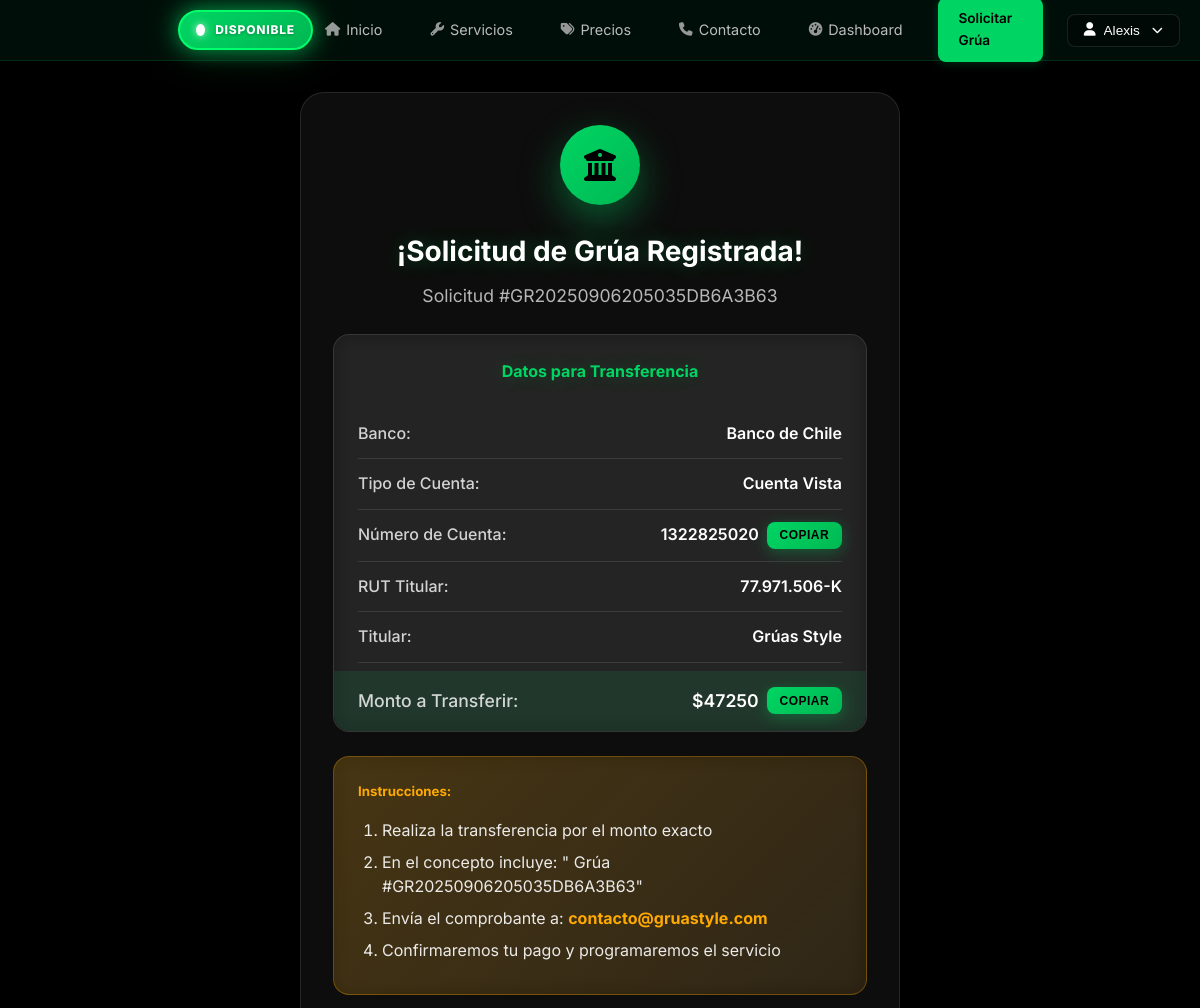
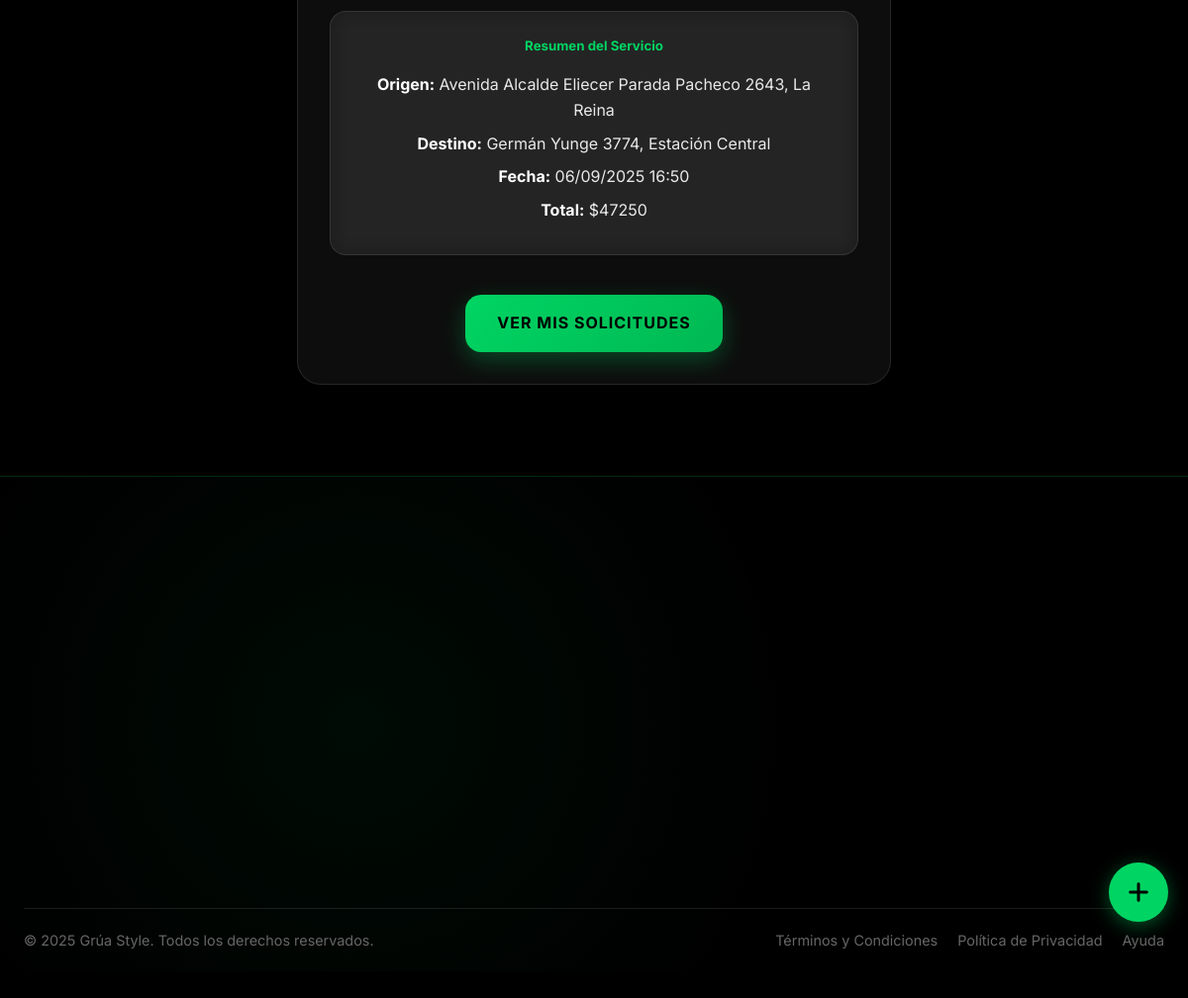
Screenshot of /confirmacion-transferencia/177/ (signed in) with the database file from the repository (2 pictures, top to bottom).
### grua_app/models.py (models this page shows, shortened)
class SolicitudServicio(models.Model):
    ESTADO_CHOICES = [
        ('pendiente', 'Pendiente'),
        ('confirmada', 'Confirmada'),
        ('en_proceso', 'En Proceso'),
        ('completada', 'Completada'),
        ('cancelada', 'Cancelada'),
        ('pendiente_pago', 'Pendiente de Pago'),
        ('pendiente_confirmacion', 'Pendiente de Confirmación'),
        ('procesando_pago', 'Procesando Pago'),
        ('pago_rechazado', 'Pago Rechazado'),
    ]
    METODO_PAGO_CHOICES = [
        ('efectivo', 'Efectivo'),
        ('transferencia', 'Transferencia Bancaria'),
        ('mercadopago_card', 'Tarjeta (Mercado Pago)'),
        ('mercadopago_transfer', 'Transferencia (Mercado Pago)'),
    ]
    TIPO_SERVICIO_CHOICES = [
        ('grua', 'Servicio de Grúa'),
        ('asistencia', 'Asistencia Mecánica'),
        ('bateria', 'Carga de Batería'),
    ]
    cliente = models.ForeignKey(User, on_delete=models.CASCADE)
    numero_orden = models.CharField(max_length=30, unique=True, blank=True)
    direccion_origen = models.CharField(max_length=255)
    direccion_destino = models.CharField(max_length=255)
    fecha_servicio = models.DateTimeField()
    descripcion_problema = models.TextField()
    distancia_km = models.DecimalField(
        max_digits=6, decimal_places=2, null=True, blank=True)
    estado = models.CharField(
        max_length=25, choices=ESTADO_CHOICES, default='pendiente')
    fecha_solicitud = models.DateTimeField(auto_now_add=True)
    fecha_actualizacion = models.DateTimeField(auto_now=True)
    metodo_pago = models.CharField(
        max_length=30, choices=METODO_PAGO_CHOICES, null=True, blank=True)
    costo_total = models.DecimalField(
        max_digits=10, decimal_places=2, null=True, blank=True)
    tarifa_base_aplicada = models.IntegerField(default=30000, help_text="Tarifa base aplicada al momento de la solicitud")
    tarifa_km_aplicada = models.IntegerField(default=1500, help_text="Tarifa por km aplicada al momento de la solicitud")
    pagado = models.BooleanField(default=False)
    tipo_vehiculo = models.CharField(max_length=50, null=True, blank=True)
    marca_vehiculo = models.CharField(max_length=50, null=True, blank=True)
    modelo_vehiculo = models.CharField(max_length=50, null=True, blank=True)
    placa_vehiculo = models.CharField(max_length=15, null=True, blank=True)
    tipo_servicio_categoria = models.CharField(
        max_length=20,
        choices=TIPO_SERVICIO_CHOICES,
        default='grua',
        help_text="Tipo de servicio solicitado"
    )
    class Meta:
        verbose_name = 'Solicitud de Servicio'
        verbose_name_plural = 'Solicitudes de Servicio'
        ordering = ['-fecha_solicitud']

### grua_app/views.py (the view)
@login_required
def confirmacion_transferencia(request, solicitud_id):
    try:
        from .models import Cliente
        solicitud = get_object_or_404(SolicitudServicio, id=solicitud_id, cliente=request.user)
        solicitud = formatear_fechas_solicitud(solicitud)
    except:
        solicitud = get_object_or_404(SolicitudServicio, id=solicitud_id)
    datos_bancarios = {
        'banco': 'Banco de Chile',
        'tipo_cuenta': 'Cuenta Vista',
        'numero_cuenta': '1322825020',
        'rut_titular': '77.971.506-K',
        'nombre_titular': 'Grúas Style',
        'email_confirmacion': 'contacto@gruastyle.com'
    }
    context = {
        'solicitud': solicitud,
        'datos_bancarios': datos_bancarios,
    }
    return render(request, 'grua_app/confirmacion_transferencia.html', context)

### templates/grua_app/confirmacion_transferencia.html (shortened to what this page needs)
{% extends 'grua_app/base.html' %}
{% block content %}
<div class="confirmation-container">
    <div class="success-icon">
        <i class="fas fa-university"></i>
    </div>
    <div class="text-center mb-4">
        <h2 class="h3 mb-2">
        {% if solicitud.tipo_servicio_categoria == 'asistencia' %}
            ¡Asistencia Mecánica Registrada!
        {% elif solicitud.tipo_servicio_categoria == 'bateria' %}
            ¡Servicio de Batería Registrado!
        {% else %}
            ¡Solicitud de Grúa Registrada!
        {% endif %}
    </h2>
            <p class="text-muted">Solicitud #{{ solicitud.numero_orden }}</p>
    </div>
    <div class="bank-details">
        <h4 class="mb-3">Datos para Transferencia</h4>
        <div class="bank-row">
            <span class="bank-label">Banco:</span>
            <span class="bank-value">{{ datos_bancarios.banco }}</span>
        </div>
        <div class="bank-row">
            <span class="bank-label">Tipo de Cuenta:</span>
            <span class="bank-value">{{ datos_bancarios.tipo_cuenta }}</span>
        </div>
        <div class="bank-row">
            <span class="bank-label">Número de Cuenta:</span>
            <span class="bank-value">
                {{ datos_bancarios.numero_cuenta }}
                <button class="copy-btn" onclick="copyToClipboard('{{ datos_bancarios.numero_cuenta }}')">Copiar</button>
            </span>
        </div>
        <div class="bank-row">
            <span class="bank-label">RUT Titular:</span>
            <span class="bank-value">{{ datos_bancarios.rut_titular }}</span>
        </div>
        <div class="bank-row">
            <span class="bank-label">Titular:</span>
            <span class="bank-value">{{ datos_bancarios.nombre_titular }}</span>
        </div>
        <div class="bank-row">
            <span class="bank-label">Monto a Transferir:</span>
            <span class="bank-value">
                ${{ solicitud.costo_total|floatformat:0 }}
                <button class="copy-btn" onclick="copyToClipboard('{{ solicitud.costo_total|floatformat:0 }}')">Copiar</button>
            </span>
        </div>
    </div>
    <div class="instructions">
        <h5>Instrucciones:</h5>
        <ol>
            <li>Realiza la transferencia por el monto exacto</li>
            <li>En el concepto incluye: "
            {% if solicitud.tipo_servicio_categoria == 'asistencia' %}
                Asistencia #{{ solicitud.numero_orden }}"
            {% elif solicitud.tipo_servicio_categoria == 'bateria' %}
                Batería #{{ solicitud.numero_orden }}"
            {% else %}
                Grúa #{{ solicitud.numero_orden }}"
            {% endif %}
        </li>
            <li>Envía el comprobante a: <strong>{{ datos_bancarios.email_confirmacion }}</strong></li>
            <li>Confirmaremos tu pago y programaremos el servicio</li>
        </ol>
    </div>
    <div class="service-summary text-center">
        <h5>Resumen del Servicio</h5>
        <p><strong>Origen:</strong> {{ solicitud.direccion_origen }}</p>
        <p><strong>Destino:</strong> {{ solicitud.direccion_destino }}</p>
        <p><strong>Fecha:</strong> {{ solicitud.fecha_servicio_formateada }}</p>
        <p><strong>Total:</strong> ${{ solicitud.costo_total|floatformat:0 }}</p>
    </div>
    <div class="text-center">
        <a href="{% url 'dashboard' %}" class="btn-dashboard">
            {% if solicitud.tipo_servicio_categoria == 'asistencia' %}
            Ver mis Asistencias
        {% elif solicitud.tipo_servicio_categoria == 'bateria' %}
            Ver mis Servicios
        {% else %}
            Ver mis Solicitudes
        {% endif %}
        </a>
    </div>
</div>
{% endblock %}

### templates/grua_app/base.html (shortened to what this page needs)
<!DOCTYPE html>
<html lang="es">
<head>
    <meta property="og:image" content="{% load static %}{% static 'images/og-image.jpg' %}">
    <link rel="manifest" href="{% load static %}{% static 'manifest.json' %}">
    <link rel="apple-touch-icon" sizes="180x180" href="{% load static %}{% static 'images/icons/apple-touch-icon-180x180.png' %}">
    <link rel="apple-touch-icon" sizes="152x152" href="{% load static %}{% static 'images/icons/apple-touch-icon-152x152.png' %}">
    <link rel="apple-touch-icon" sizes="144x144" href="{% load static %}{% static 'images/icons/apple-touch-icon-144x144.png' %}">
    <link rel="apple-touch-icon" sizes="120x120" href="{% load static %}{% static 'images/icons/apple-touch-icon-120x120.png' %}">
    <link rel="apple-touch-icon" sizes="114x114" href="{% load static %}{% static 'images/icons/apple-touch-icon-114x114.png' %}">
    <link rel="apple-touch-icon" sizes="76x76" href="{% load static %}{% static 'images/icons/apple-touch-icon-76x76.png' %}">
    <link rel="apple-touch-icon" sizes="72x72" href="{% load static %}{% static 'images/icons/apple-touch-icon-72x72.png' %}">
    <link rel="apple-touch-icon" sizes="60x60" href="{% load static %}{% static 'images/icons/apple-touch-icon-60x60.png' %}">
    <link rel="apple-touch-icon" sizes="57x57" href="{% load static %}{% static 'images/icons/apple-touch-icon-57x57.png' %}">
    <link rel="icon" type="image/png" sizes="32x32" href="{% load static %}{% static 'images/icons/favicon-32x32.png' %}">
    <link rel="icon" type="image/png" sizes="16x16" href="{% load static %}{% static 'images/icons/favicon-16x16.png' %}">
    <link rel="shortcut icon" href="{% load static %}{% static 'favicon.ico' %}">
    <meta name="msapplication-TileImage" content="{% load static %}{% static 'images/icons/ms-icon-144x144.png' %}">
    <link rel="stylesheet" href="https://cdnjs.cloudflare.com/ajax/libs/font-awesome/6.4.0/css/all.min.css">
</head>
</head>
<body>
    <nav class="navbar" id="navbar">
        <div class="nav-container">
            <div class="service-status-indicator">
    <div class="status-dot {{ clase_estado }}"></div>
    <span class="status-text">{{ estado_servicio_texto }}</span>
</div>
            <div class="nav-menu" id="navMenu">
                <a href="{% url 'home' %}" class="nav-link">
                    <i class="fas fa-home"></i>
                    Inicio
                </a>
                <a href="{% url 'servicios' %}" class="nav-link">
                    <i class="fas fa-wrench"></i>
                    Servicios
                </a>
                <a href="{% url 'precios' %}" class="nav-link">
                    <i class="fas fa-tags"></i>
                    Precios
                </a>
                <a href="{% url 'contacto' %}" class="nav-link">
                    <i class="fas fa-phone"></i>
                    Contacto
                </a>
                {% if user.is_authenticated %}
                    <a href="{% url 'dashboard' %}" class="nav-link">
                        <i class="fas fa-tachometer-alt"></i>
                        Dashboard
                    </a>
                    <a href="{% url 'solicitar_servicio' %}" class="nav-btn primary">
                        Solicitar Grúa
                    </a>
                    <div class="nav-user-menu">
                        <button class="nav-user-btn" id="userMenuBtn">
                            <i class="fas fa-user"></i>
                            <span style="max-width: 120px; overflow: hidden; text-overflow: ellipsis; white-space: nowrap;">{{ user.first_name|default:user.username|truncatechars:12 }}</span>
                            <i class="fas fa-chevron-down"></i>
                        </button>
                    </div>
                {% endif %}
            </div>
        </div>
    </nav>
    <main class="main-content">
        {% block content %}{% endblock %}
    </main>
    <footer class="footer">
        <div class="footer-container">
            <div class="footer-content">
            </div>
            <div class="footer-bottom">
                <div class="footer-copyright">
                    <p>&copy; 2025 Grúa Style. Todos los derechos reservados.</p>
                </div>
                <div class="footer-legal">
                    <a href="#">Términos y Condiciones</a>
                    <a href="#">Política de Privacidad</a>
                    <a href="#">Ayuda</a>
                </div>
            </div>
        </div>
    </footer>
    <a href="{% url 'solicitar_servicio' %}" class="floating-action-btn" title="Solicitar Grúa">
        <i class="fas fa-plus"></i>
    </a>
</body>
</html>

### rows the page displays
SolicitudServicio: numero_orden "GR20250906205035DB6A3B63", costo_total "47250", direccion_origen "Avenida Alcalde Eliecer Parada Pacheco 2643, La Reina", direccion_destino "Germán Yunge 3774, Estación Central", fecha_servicio_formateada "06/09/2025 16:50"

### other values shown
{{ estado_servicio_texto }} "DISPONIBLE"
{{ user.first_name|default:user.username|truncatechars:12 }} "Alexis"
{{ datos_bancarios.banco }} "Banco de Chile"
{{ datos_bancarios.tipo_cuenta }} "Cuenta Vista"
{{ datos_bancarios.numero_cuenta }} "1322825020"
{{ datos_bancarios.rut_titular }} "77.971.506-K"
{{ datos_bancarios.nombre_titular }} "Grúas Style"
{{ datos_bancarios.email_confirmacion }} "contacto@gruastyle.com"
